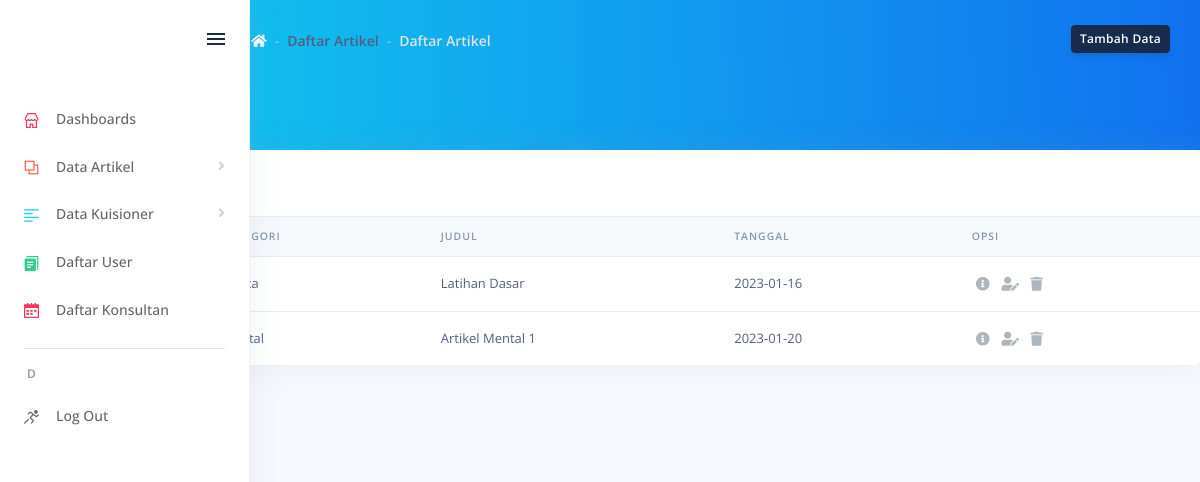
/pages/examples/artikel.php (signed in), run on the app's committed database.
### tables this page shows
CREATE TABLE `artikel` (
  `id_artikel` int(4) NOT NULL,
  `id_kategori` int(4) NOT NULL,
  `judul` varchar(60) NOT NULL,
  `deskripsi` text NOT NULL,
  `created_at` varchar(50) NOT NULL
);

### pages/examples/artikel.php (the view, shortened to what this page needs)
<!DOCTYPE html>
<html>
<head>
  <link rel="stylesheet" href="../../assets/vendor/nucleo/css/nucleo.css" type="text/css">
  <link rel="stylesheet" href="../../assets/vendor/%40fortawesome/fontawesome-free/css/all.min.css" type="text/css">
  <link rel="stylesheet" href="../../assets/css/argon.min23cd.css?v=1.2.1" type="text/css">
</head>
<body>
  <?php
    include 'navbar.php'
  ?>
  <div class="main-content" id="panel">
    <div class="header bg-gradient-info pb-6">
      <div class="container-fluid">
        <div class="header-body">
          <div class="row align-items-center py-4">
            <div class="col-lg-6 col-7">
              <h6 class="h2 text-white d-inline-block mb-0">Daftar Artikel</h6>
              <nav aria-label="breadcrumb" class="d-none d-md-inline-block ml-md-4">
                <ol class="breadcrumb breadcrumb-links breadcrumb-dark">
                  <li class="breadcrumb-item"><a href="../examples/dashboard"><i class="fas fa-home"></i></a></li>
                  <li class="breadcrumb-item">Daftar Artikel</li>
                  <li class="breadcrumb-item active" aria-current="page">Daftar Artikel</li>
                </ol>
              </nav>
            </div>
            <div class="col-lg-6 col-5 text-right">
              <a href="tambah-data-artikel" class="btn btn-sm btn-default">Tambah Data</a>
            </div>
          </div>
        </div>
      </div>
    </div>
      <div class="card">
        <div class="card-header border-0">
          <div class="row">
            <div class="col-6">
              <h3 class="mb-0">Data Artikel</h3>
            </div>
          </div>
        </div>
        <div class="table-responsive">
          <table class="table align-items-center table-flush">
            <thead class="thead-light">
              <tr>
                <th>No</th>
                <th>Kategori</th>
                <th>Judul</th>
                <th>Tanggal</th>
                <th>Opsi</th>
              </tr>
            </thead>
            <tbody>
            <?php
        require "../examples/koneksi.php";
        $Number = 1;
        $GetTable = mysqli_query($koneksi, "SELECT artikel.*, kategori.nama FROM artikel INNER JOIN kategori ON artikel.id_kategori = kategori.id_kategori");
        while ($GetData = mysqli_fetch_array($GetTable)) {
            echo "
                <tr>
                    <td>" . $Number++ . "</td>
                    <td>$GetData[nama]</td>
                    <td>$GetData[judul]</td>
                    <td>$GetData[created_at]</td>
                    <td>
                    <a href='detail-artikel?id_artikel=$GetData[id_artikel]'class='table-action' data-toggle='tooltip' data-original-title='Detail Data'>
                    <i class='fas fa-info-circle'></i>
                    </a>
                    <a href='edit-data-artikel?id_artikel=$GetData[id_artikel]'class='table-action' data-toggle='tooltip' data-original-title='Edit Data'>
                    <i class='fas fa-user-edit'></i>
                    </a>
                    <a href='hapus-data-artikel?id_artikel=$GetData[id_artikel]'class='table-action table-action-delete' data-toggle='tooltip' data-original-title='Delete Data'>
                    <i class='fas fa-trash'></i>
                    </a>
                    </td>
                </tr>
              ";
              }
              ?>
            </tbody>
          </table>
        </div>
      </div>
    </div>
</body>
</html>

### data on the page
artikel: judul "Latihan Dasar", created_at "2023-01-16"
artikel: judul "Artikel Mental 1", created_at "2023-01-20"
